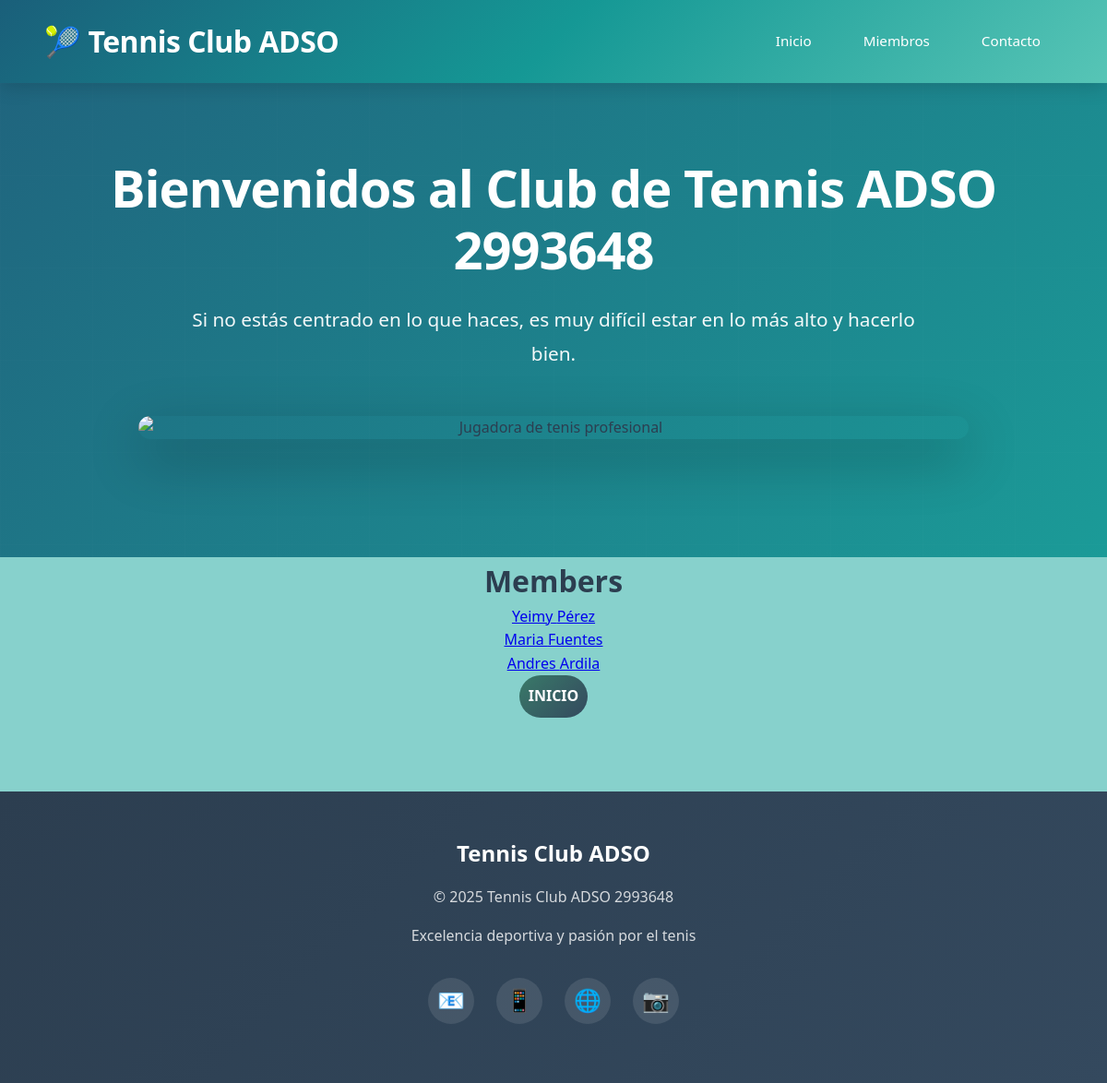
Before: /members/ with the older database file.
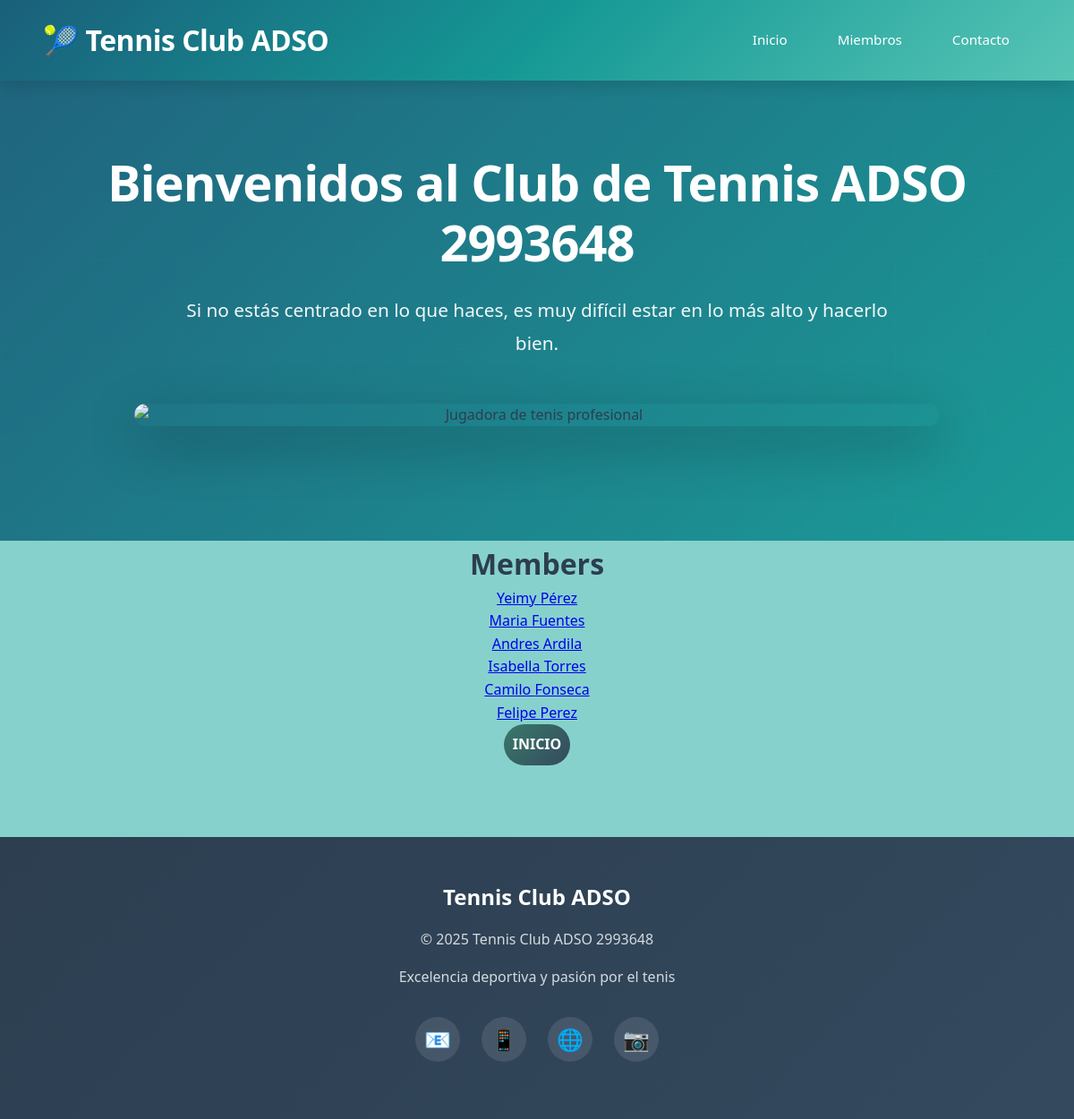
After: the same page with the newer database file.
### members/models.py (models this page shows, shortened)
class Member(models.Model):
    firstname = models.CharField(max_length=255)
    lastname = models.CharField(max_length=255)
    phone = models.IntegerField(null=True)
    joined_date = models.DateField(null=True)
    email = models.EmailField(max_length=255, null=True)
    gender = models.CharField(max_length=100, null=True)
    registration_time = models.DateTimeField(auto_now_add=True, null=True)

### members/views.py (the view)
# urls.py: path("members/", views.members, name="members"),
def members(request):
    mymembers = Member.objects.all().values()
    template = loader.get_template("all_members.html")
    context = {
        "mymembers": mymembers,
    }
    return HttpResponse(template.render(context, request))

### members/templates/all_members.html (shortened to what this page needs)
{% extends "master.html" %}
{% block content %}
<center>
<h1>Members</h1>
<ul>
    {% for x in mymembers %}
        <li><a href="details/{{ x.id }}">{{ x.firstname }} {{ x.lastname }}</a></li>
        {% endfor %}
</ul>
<a href="/" class="cta-button">INICIO</a>
</center>
{% endblock %}

### members/templates/master.html (shortened to what this page needs)
{% load static %}
<!DOCTYPE html>
<html lang="es">
<head>
    <link rel="stylesheet" href="{% static 'mystyles.css' %}">
    <link rel="stylesheet" href="{% static 'myglobal.css' %}">
</head>
<body>
    <header>
        <div class="header-content">
            <a href="#inicio" class="logo">Tennis Club ADSO</a>
            <nav>
                <ul>
                    <li><a href="/">Inicio</a></li>
                    <li><a href="/members">Miembros</a></li>
                    <li><a href="#contacto">Contacto</a></li>
                </ul>
            </nav>
        </div>
    </header>
    <section class="hero" id="inicio">
        <div class="hero-content">
            <h1>Bienvenidos al Club de Tennis ADSO 2993648</h1>
            <p>Si no estás centrado en lo que haces, es muy difícil estar en lo más alto y hacerlo bien. </p>
            <div class="hero-image-container">
                <img src="https://img.freepik.com/fotos-premium/deportes-tenis-retrato-mujer-cancha-raqueta-despues-entrenamiento-o-ejercicio-pelotas-fitness-moda-o-atleta-femenina-sentada-descansando-o-relajandose-estadio-al-aire-libre-despues-partido-o-juego_590464-140317.jpg"
                    alt="Jugadora de tenis profesional">
            </div>
        </div>
    </section>
    {% block content %}
    {% endblock %}
    <footer id="contacto">
        <div class="footer-content">
            <h3 style="margin-bottom: 1rem; font-size: 1.5rem;">Tennis Club ADSO</h3>
            <p>&copy; 2025 Tennis Club ADSO 2993648</p>
            <p>Excelencia deportiva y pasión por el tenis</p>
            <div class="social-links">
                <a href="#" title="Email">📧</a>
                <a href="#" title="Teléfono">📱</a>
                <a href="#" title="Sitio Web">🌐</a>
                <a href="#" title="Instagram">📷</a>
            </div>
        </div>
    </footer>
</body>
</html>

### members/static/mystyles.css (style rules this page uses)
* { margin: 0; padding: 0; box-sizing: border-box; }
body { font-family: 'Segoe UI', Tahoma, Geneva, Verdana, sans-serif; line-height: 1.6; color: #2c3e50; background-color: #f8f9fa; }
header { background: linear-gradient(135deg, #1a5f7a 0%, #159895 50%, #57c5b6 100%); color: white; padding: 0; position: sticky; top: 0; z-index: 1000; box-shadow: 0 4px 20px rgba(0, 0, 0, 0.15); }
.header-content { max-width: 1400px; margin: 0 auto; padding: 1.2rem 3rem; display: flex; justify-content: space-between; align-items: center; }
.logo { font-size: 2rem; font-weight: 700; text-decoration: none; color: white; letter-spacing: -0.5px; transition: all 0.3s ease; display: flex; align-items: center; gap: 0.5rem; }
.logo::before { content: "🎾"; font-size: 2rem; }
nav ul { list-style: none; display: flex; gap: 0.5rem; }
nav a { color: white; text-decoration: none; padding: 0.7rem 1.5rem; border-radius: 8px; transition: all 0.3s ease; font-weight: 500; font-size: 0.95rem; }
.hero { position: relative; background: linear-gradient(135deg, rgba(26, 95, 122, 0.95) 0%, rgba(21, 152, 149, 0.95) 100%); padding: 5rem 3rem; text-align: center; overflow: hidden; }
.hero::before { content: ""; position: absolute; top: 0; left: 0; right: 0; bottom: 0; opacity: 0.5; }
.hero-content { position: relative; z-index: 1; max-width: 1200px; margin: 0 auto; }
.hero h1 { font-size: 3.5rem; margin-bottom: 1.5rem; color: white; font-weight: 700; line-height: 1.2; letter-spacing: -1px; }
.hero p { font-size: 1.3rem; color: rgba(255, 255, 255, 0.95); margin-bottom: 2.5rem; line-height: 1.8; max-width: 800px; margin-left: auto; margin-right: auto; }
.hero-image-container { margin: 3rem auto; max-width: 900px; border-radius: 20px; overflow: hidden; box-shadow: 0 20px 60px rgba(0, 0, 0, 0.3); transition: transform 0.3s ease; }
.hero-image-container img { width: 100%; height: auto; display: block; }
.cta-button { display: inline-block; background: linear-gradient(135deg, #397a69 0%, #34495e 100%); color: white; padding: 10px; text-decoration: none; border-radius: 25px; font-weight: bold; transition: all 0.3s ease; box-shadow: 0 4px 15px #36495d 100%; }
footer { background: linear-gradient(135deg, #2c3e50 0%, #34495e 100%); color: white; padding: 3rem 3rem 2rem; margin-top: 5rem; }
.footer-content { max-width: 1400px; margin: 0 auto; text-align: center; }
.footer-content p { margin-bottom: 1rem; color: rgba(255, 255, 255, 0.8); }
.social-links { display: flex; justify-content: center; gap: 1.5rem; margin: 2rem 0; }
.social-links a { color: white; text-decoration: none; padding: 1rem; border-radius: 50%; background: rgba(255, 255, 255, 0.1); transition: all 0.3s ease; font-size: 1.5rem; width: 50px; height: 50px; display: flex; align-items: center; justify-content: center; }

### mystaticfiles/myglobal.css (style rules this page uses)
body { background-color: rgb(135, 209, 204); }

Changed rows visible on the page:
added Member: firstname "Isabella", lastname "Torres"
added Member: firstname "Camilo", lastname "Fonseca"
added Member: firstname "Felipe", lastname "Perez"
